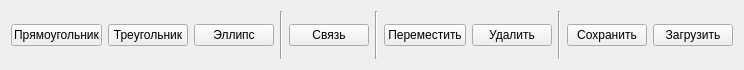
<?xml version="1.0" encoding="UTF-8"?>
<ui version="4.0">
 <class>PaintToolBar</class>
 <widget class="QWidget" name="PaintToolBar">
  <property name="geometry">
   <rect>
    <x>0</x>
    <y>0</y>
    <width>744</width>
    <height>70</height>
   </rect>
  </property>
  <property name="sizePolicy">
   <sizepolicy hsizetype="Expanding" vsizetype="Fixed">
    <horstretch>0</horstretch>
    <verstretch>0</verstretch>
   </sizepolicy>
  </property>
  <property name="minimumSize">
   <size>
    <width>744</width>
    <height>44</height>
   </size>
  </property>
  <property name="windowTitle">
   <string>Form</string>
  </property>
  <layout class="QHBoxLayout" name="horizontalLayout">
   <item>
    <widget class="QPushButton" name="rectangleButton">
     <property name="text">
      <string>Прямоугольник</string>
     </property>
    </widget>
   </item>
   <item>
    <widget class="QPushButton" name="triangleButton">
     <property name="text">
      <string>Треугольник</string>
     </property>
    </widget>
   </item>
   <item>
    <widget class="QPushButton" name="ellipsButton">
     <property name="text">
      <string>Эллипс</string>
     </property>
    </widget>
   </item>
   <item>
    <widget class="Line" name="line">
     <property name="orientation">
      <enum>Qt::Vertical</enum>
     </property>
    </widget>
   </item>
   <item>
    <widget class="QPushButton" name="pathButton">
     <property name="text">
      <string>Связь</string>
     </property>
    </widget>
   </item>
   <item>
    <widget class="Line" name="line_2">
     <property name="orientation">
      <enum>Qt::Vertical</enum>
     </property>
    </widget>
   </item>
   <item>
    <widget class="QPushButton" name="moveButton">
     <property name="text">
      <string>Переместить</string>
     </property>
    </widget>
   </item>
   <item>
    <widget class="QPushButton" name="deleteButton">
     <property name="text">
      <string>Удалить</string>
     </property>
    </widget>
   </item>
   <item>
    <widget class="Line" name="line_3">
     <property name="orientation">
      <enum>Qt::Vertical</enum>
     </property>
    </widget>
   </item>
   <item>
    <widget class="QPushButton" name="saveButton">
     <property name="text">
      <string>Сохранить</string>
     </property>
    </widget>
   </item>
   <item>
    <widget class="QPushButton" name="loadButton">
     <property name="text">
      <string>Загрузить</string>
     </property>
    </widget>
   </item>
  </layout>
 </widget>
 <resources/>
 <connections>
  <connection>
   <sender>rectangleButton</sender>
   <signal>clicked()</signal>
   <receiver>PaintToolBar</receiver>
   <slot>figureButton_clicked()</slot>
   <hints>
    <hint type="sourcelabel">
     <x>57</x>
     <y>21</y>
    </hint>
    <hint type="destinationlabel">
     <x>371</x>
     <y>21</y>
    </hint>
   </hints>
  </connection>
  <connection>
   <sender>ellipsButton</sender>
   <signal>clicked()</signal>
   <receiver>PaintToolBar</receiver>
   <slot>figureButton_clicked()</slot>
   <hints>
    <hint type="sourcelabel">
     <x>236</x>
     <y>21</y>
    </hint>
    <hint type="destinationlabel">
     <x>371</x>
     <y>21</y>
    </hint>
   </hints>
  </connection>
  <connection>
   <sender>pathButton</sender>
   <signal>clicked()</signal>
   <receiver>PaintToolBar</receiver>
   <slot>figureButton_clicked()</slot>
   <hints>
    <hint type="sourcelabel">
     <x>331</x>
     <y>21</y>
    </hint>
    <hint type="destinationlabel">
     <x>371</x>
     <y>21</y>
    </hint>
   </hints>
  </connection>
  <connection>
   <sender>triangleButton</sender>
   <signal>clicked()</signal>
   <receiver>PaintToolBar</receiver>
   <slot>figureButton_clicked()</slot>
   <hints>
    <hint type="sourcelabel">
     <x>150</x>
     <y>21</y>
    </hint>
    <hint type="destinationlabel">
     <x>371</x>
     <y>21</y>
    </hint>
   </hints>
  </connection>
 </connections>
 <slots>
  <slot>figureButton_clicked()</slot>
 </slots>
</ui>
